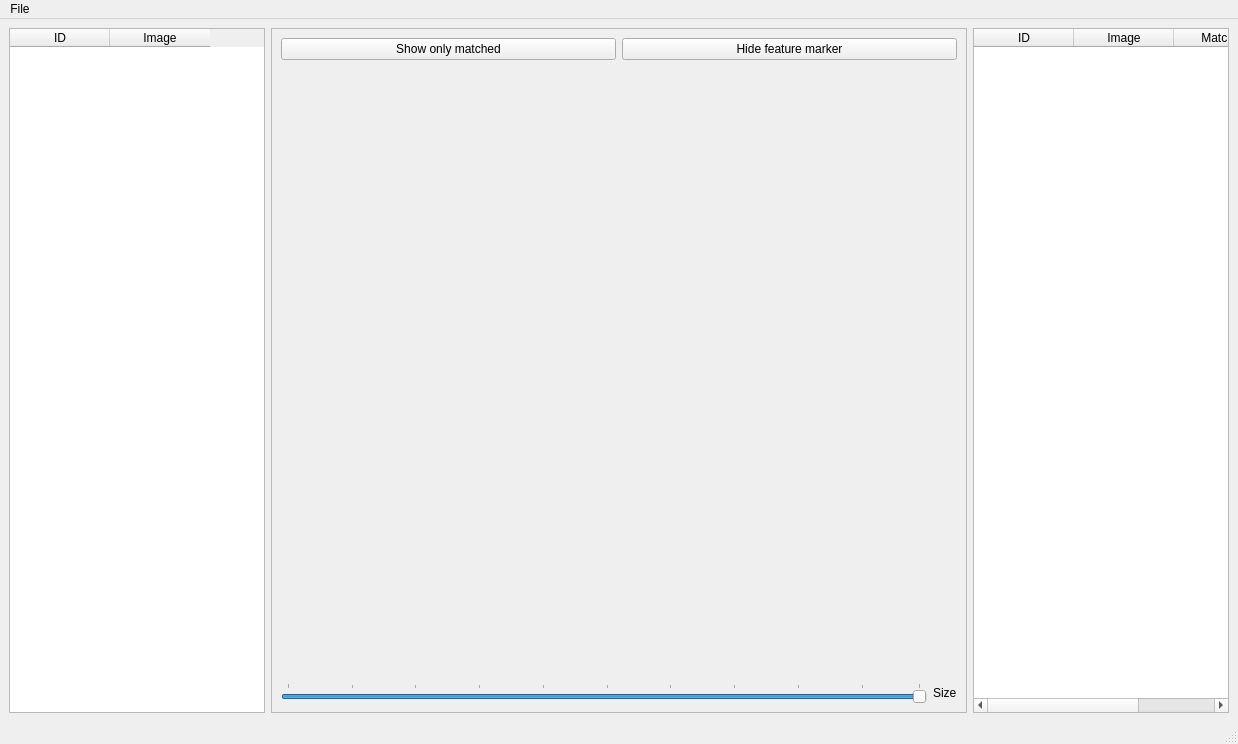
<?xml version="1.0" encoding="UTF-8"?>
<ui version="4.0">
 <class>MainWindow</class>
 <widget class="QMainWindow" name="MainWindow">
  <property name="geometry">
   <rect>
    <x>0</x>
    <y>0</y>
    <width>1238</width>
    <height>744</height>
   </rect>
  </property>
  <property name="windowTitle">
   <string>MainWindow</string>
  </property>
  <widget class="QWidget" name="centralwidget">
   <layout class="QHBoxLayout" name="horizontalLayout">
    <item>
     <widget class="QTableWidget" name="image_list">
      <property name="sizePolicy">
       <sizepolicy hsizetype="Minimum" vsizetype="Expanding">
        <horstretch>0</horstretch>
        <verstretch>0</verstretch>
       </sizepolicy>
      </property>
      <column>
       <property name="text">
        <string>ID</string>
       </property>
      </column>
      <column>
       <property name="text">
        <string>Image</string>
       </property>
      </column>
     </widget>
    </item>
    <item>
     <widget class="QFrame" name="frame">
      <property name="sizePolicy">
       <sizepolicy hsizetype="Preferred" vsizetype="Preferred">
        <horstretch>0</horstretch>
        <verstretch>0</verstretch>
       </sizepolicy>
      </property>
      <property name="frameShape">
       <enum>QFrame::StyledPanel</enum>
      </property>
      <property name="frameShadow">
       <enum>QFrame::Raised</enum>
      </property>
      <layout class="QVBoxLayout" name="verticalLayout">
       <item>
        <layout class="QHBoxLayout" name="horizontalLayout_3">
         <item>
          <widget class="QPushButton" name="button_show_only_matched">
           <property name="text">
            <string>Show only matched</string>
           </property>
           <property name="checkable">
            <bool>true</bool>
           </property>
          </widget>
         </item>
         <item>
          <widget class="QPushButton" name="button_hide_feature_marker">
           <property name="text">
            <string>Hide feature marker</string>
           </property>
           <property name="checkable">
            <bool>true</bool>
           </property>
          </widget>
         </item>
        </layout>
       </item>
       <item>
        <widget class="ImageHolder" name="image_holder" native="true">
         <property name="sizePolicy">
          <sizepolicy hsizetype="Expanding" vsizetype="Expanding">
           <horstretch>0</horstretch>
           <verstretch>0</verstretch>
          </sizepolicy>
         </property>
        </widget>
       </item>
       <item>
        <layout class="QHBoxLayout" name="horizontalLayout_2">
         <item>
          <widget class="QSlider" name="size_slider">
           <property name="minimum">
            <number>0</number>
           </property>
           <property name="maximum">
            <number>99</number>
           </property>
           <property name="singleStep">
            <number>1</number>
           </property>
           <property name="sliderPosition">
            <number>99</number>
           </property>
           <property name="orientation">
            <enum>Qt::Horizontal</enum>
           </property>
           <property name="tickPosition">
            <enum>QSlider::TicksAbove</enum>
           </property>
           <property name="tickInterval">
            <number>10</number>
           </property>
          </widget>
         </item>
         <item>
          <widget class="QLabel" name="label">
           <property name="text">
            <string>Size</string>
           </property>
          </widget>
         </item>
        </layout>
       </item>
      </layout>
     </widget>
    </item>
    <item>
     <widget class="QTableWidget" name="image_match_list">
      <property name="sizePolicy">
       <sizepolicy hsizetype="Minimum" vsizetype="Expanding">
        <horstretch>0</horstretch>
        <verstretch>0</verstretch>
       </sizepolicy>
      </property>
      <column>
       <property name="text">
        <string>ID</string>
       </property>
      </column>
      <column>
       <property name="text">
        <string>Image</string>
       </property>
      </column>
      <column>
       <property name="text">
        <string>Matches</string>
       </property>
      </column>
     </widget>
    </item>
   </layout>
  </widget>
  <widget class="QMenuBar" name="menubar">
   <property name="geometry">
    <rect>
     <x>0</x>
     <y>0</y>
     <width>1238</width>
     <height>23</height>
    </rect>
   </property>
   <widget class="QMenu" name="menuFile">
    <property name="title">
     <string>File</string>
    </property>
    <addaction name="actionOpen_VisualSFM_mat"/>
   </widget>
   <addaction name="menuFile"/>
  </widget>
  <widget class="QStatusBar" name="statusbar"/>
  <action name="actionOpen">
   <property name="text">
    <string>Open</string>
   </property>
  </action>
  <action name="actionOpen_VisualSFM_mat">
   <property name="text">
    <string>Open VisualSFM mat export</string>
   </property>
  </action>
 </widget>
 <customwidgets>
  <customwidget>
   <class>ImageHolder</class>
   <extends>QWidget</extends>
   <header>imageholder.h</header>
   <container>1</container>
  </customwidget>
 </customwidgets>
 <resources/>
 <connections/>
</ui>
